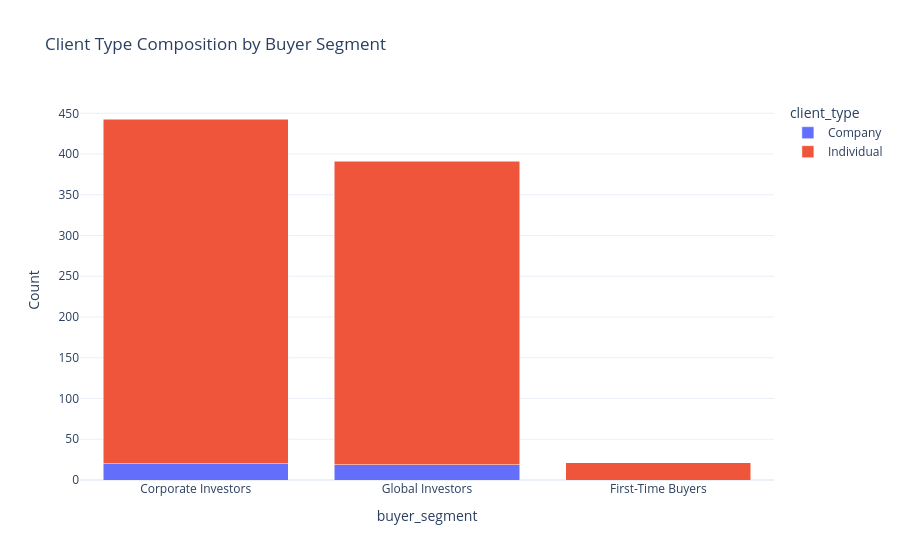

This figure's notebook cell:
### Code cell
client_segment = (
    buyer_profile
    .groupby(['buyer_segment', 'client_type'])
    .size()
    .reset_index(name='Count')
)

fig = px.bar(
    client_segment,
    x='buyer_segment',
    y='Count',
    color='client_type',
    barmode='stack',
    title='Client Type Composition by Buyer Segment'
)

fig.update_layout(template='plotly_white')
fig.show()

### Figure 1 — Plotly figure (JSON) as saved in the notebook; plotly's stock layout.template omitted (floating-point values rounded to 4 significant figures)
{"data": [{"hovertemplate": "client_type=Company<br>buyer_segment=%{x}<br>Count=%{y}<extra></extra>", "legendgroup": "Company", "marker": {"color": "#636efa", "pattern": {"shape": ""}}, "name": "Company", "orientation": "v", "showlegend": true, "textposition": "auto", "type": "bar", "x": ["Corporate Investors", "Global Investors"], "xaxis": "x", "y": [20, 19], "yaxis": "y"}, {"hovertemplate": "client_type=Individual<br>buyer_segment=%{x}<br>Count=%{y}<extra></extra>", "legendgroup": "Individual", "marker": {"color": "#EF553B", "pattern": {"shape": ""}}, "name": "Individual", "orientation": "v", "showlegend": true, "textposition": "auto", "type": "bar", "x": ["Corporate Investors", "First-Time Buyers", "Global Investors"], "xaxis": "x", "y": [423, 21, 372], "yaxis": "y"}], "layout": {"barmode": "stack", "legend": {"title": {"text": "client_type"}, "tracegroupgap": 0}, "title": {"text": "Client Type Composition by Buyer Segment"}, "xaxis": {"anchor": "y", "domain": [0, 1], "title": {"text": "buyer_segment"}}, "yaxis": {"anchor": "x", "domain": [0, 1], "title": {"text": "Count"}}}}
